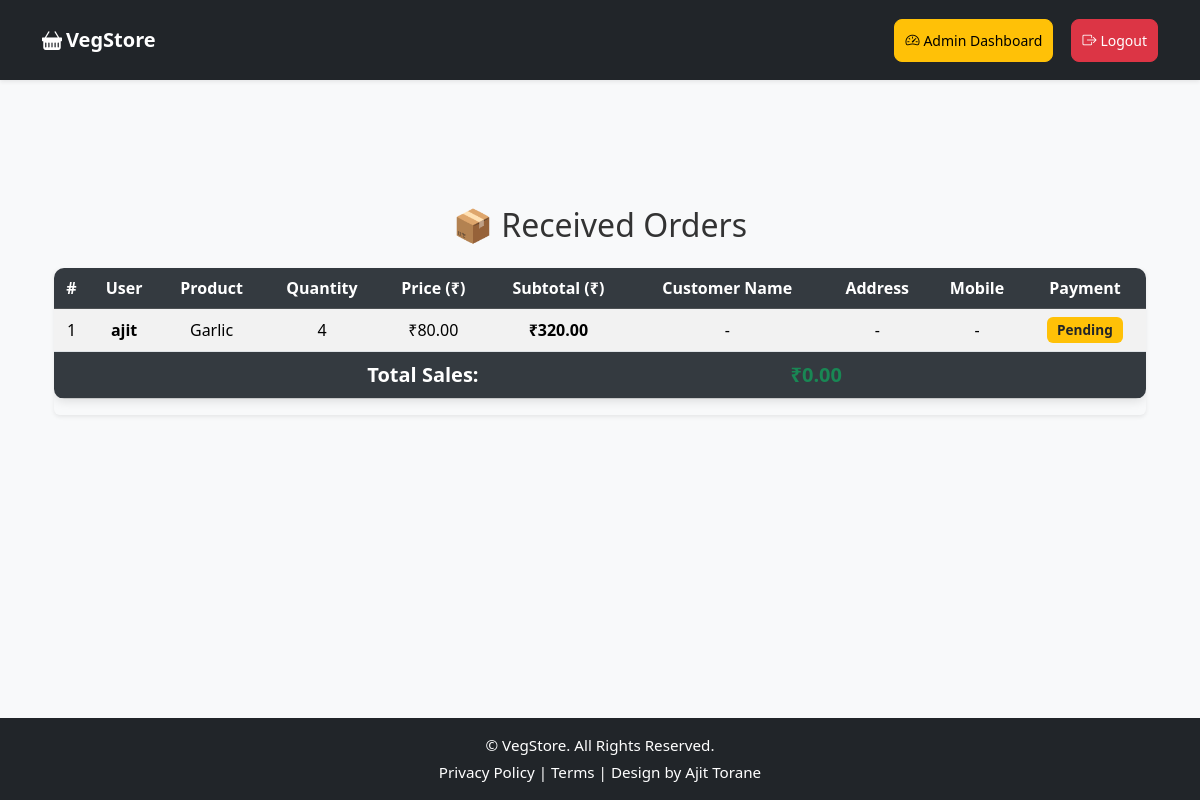
Page /admin/orders (signed in) on the earlier database version.
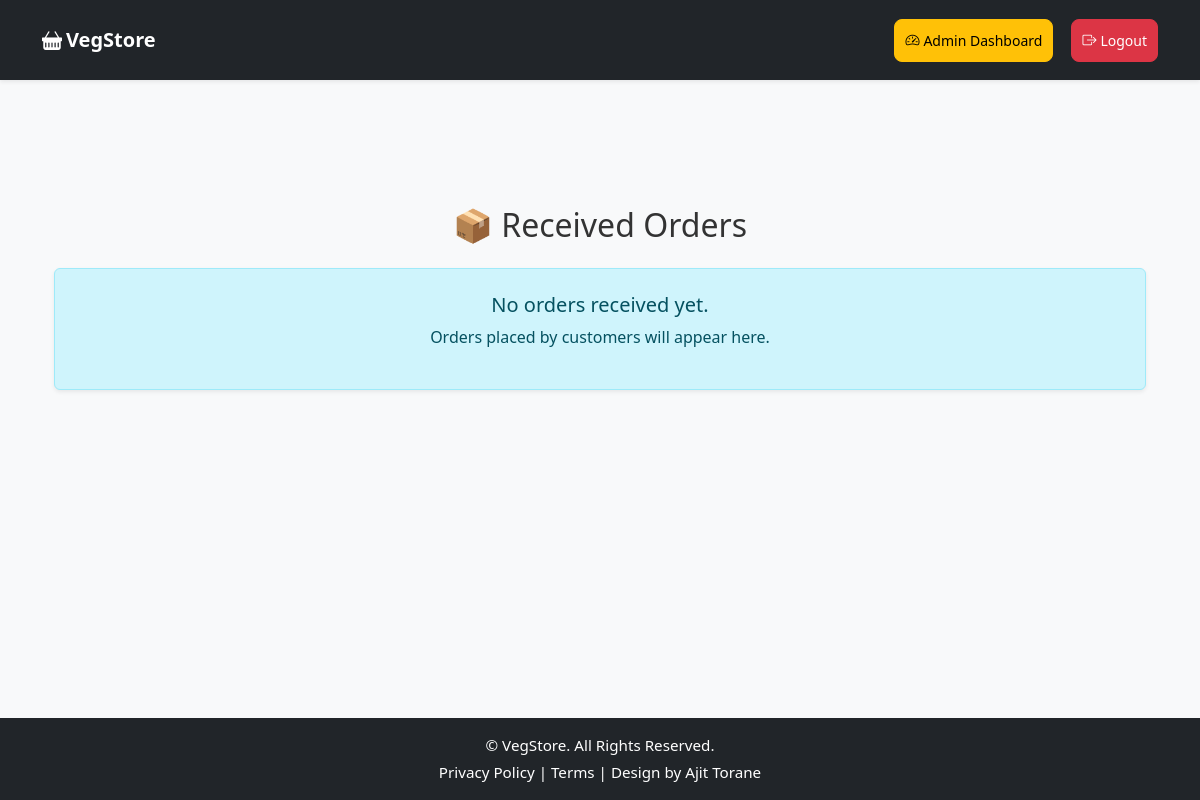
Same page on the later database version.
### app.py (models this page shows)
class Order(db.Model):
    id = db.Column(db.Integer, primary_key=True)
    user_id = db.Column(db.Integer, nullable=False)
    product_id = db.Column(db.Integer, nullable=False)
    quantity = db.Column(db.Integer, default=1)
    customer_name = db.Column(db.String(150))
    address = db.Column(db.Text)
    mobile = db.Column(db.String(15))
    payment_method = db.Column(db.String(20))

class User(UserMixin, db.Model):
    id = db.Column(db.Integer, primary_key=True)
    username = db.Column(db.String(150), unique=True, nullable=False)
    password = db.Column(db.String(255), nullable=False)
    is_admin = db.Column(db.Boolean, default=False)

class Product(db.Model):
    id = db.Column(db.Integer, primary_key=True)
    name = db.Column(db.String(150), nullable=False)
    price = db.Column(db.Float, nullable=False)
    image = db.Column(db.String(150), nullable=False)
    status = db.Column(db.String(20), nullable=False, default='available')  # available / upcoming

### app.py (the view)
@app.route('/admin/orders')
@admin_required
def admin_orders():
    orders = Order.query.all()
    products = {p.id: p for p in Product.query.all()}
    users = {u.id: u for u in User.query.all()}
    return render_template('admin_orders.html', orders=orders, products=products, users=users)

### app.py (called while the page is built)
@login_manager.user_loader
def load_user(user_id):
    return db.session.get(User, int(user_id))

def admin_required(f):
    @wraps(f)
    def wrapper(*args, **kwargs):
        if not current_user.is_authenticated or not current_user.is_admin:
            flash("Admin access required!", "danger")
            return redirect(url_for('admin_login'))
        return f(*args, **kwargs)
    return wrapper

@app.context_processor
def inject_cart_count():
    if current_user.is_authenticated and not current_user.is_admin:
        count = Order.query.filter_by(user_id=current_user.id).count()
    else:
        count = 0
    return dict(cart_count=count)

### templates/admin_orders.html
{% extends 'base.html' %}
{% block content %}
<div class="container mt-5">
    <h2 class="mb-4 text-center">📦 Received Orders</h2>
    {% if orders %}
    <div class="table-responsive shadow-sm rounded">
        <table class="table table-striped table-hover align-middle text-center">
            <thead class="table-dark text-white">
                <tr>
                    <th>#</th>
                    <th>User</th>
                    <th>Product</th>
                    <th>Quantity</th>
                    <th>Price (₹)</th>
                    <th>Subtotal (₹)</th>
                    <th>Customer Name</th>
                    <th>Address</th>
                    <th>Mobile</th>
                    <th>Payment</th>
                </tr>
            </thead>
            <tbody>
                {% set total_sales = 0 %}
                {% for order in orders %}
                    {% set p = products.get(order.product_id) %}
                    {% set u = users.get(order.user_id) %}
                    {% if p and u %}
                    {% set subtotal = p.price * order.quantity %}
                    {% set total_sales = total_sales + subtotal %}
                    <tr>
                        <td>{{ loop.index }}</td>
                        <td class="fw-semibold">{{ u.username }}</td>
                        <td>{{ p.name }}</td>
                        <td>{{ order.quantity }}</td>
                        <td>₹{{ "%.2f"|format(p.price) }}</td>
                        <td class="fw-bold">₹{{ "%.2f"|format(subtotal) }}</td>
                        <td>{{ order.customer_name or "-" }}</td>
                        <td>{{ order.address or "-" }}</td>
                        <td>{{ order.mobile or "-" }}</td>
                        <td>
                            {% if order.payment_method %}
                                <span class="badge bg-success">{{ order.payment_method }}</span>
                            {% else %}
                                <span class="badge bg-warning text-dark">Pending</span>
                            {% endif %}
                        </td>
                    </tr>
                    {% endif %}
                {% endfor %}
            </tbody>
            <tfoot class="table-light">
                <tr>
                    <th colspan="5" class="text-end fs-5">Total Sales:</th>
                    <th colspan="5" class="fs-5 text-success fw-bold">₹{{ "%.2f"|format(total_sales) }}</th>
                </tr>
            </tfoot>
        </table>
    </div>
    {% else %}
        <div class="alert alert-info text-center p-4 shadow-sm rounded">
            <h5 class="mb-2">No orders received yet.</h5>
            <p>Orders placed by customers will appear here.</p>
        </div>
    {% endif %}
</div>
{% endblock %}

Differences in the rows shown:
removed Order: quantity "4", subtotal "320.00", customer_name "-", address "-", mobile "-", shows "Pending"
no longer on this page (row unchanged): User: username "ajit"
no longer on this page (row unchanged): Product: name "Garlic", price "80.00"
Other differences:
{{ "%.2f"|format(total_sales) }}: "0.00" → (not shown)
text no longer shown: "# User Product Quantity Price (₹) Subtotal (₹) Customer Name Address Mobile Payment Total Sales: ₹"
text now shown: "No orders received yet. Orders placed by customers will appear here."
